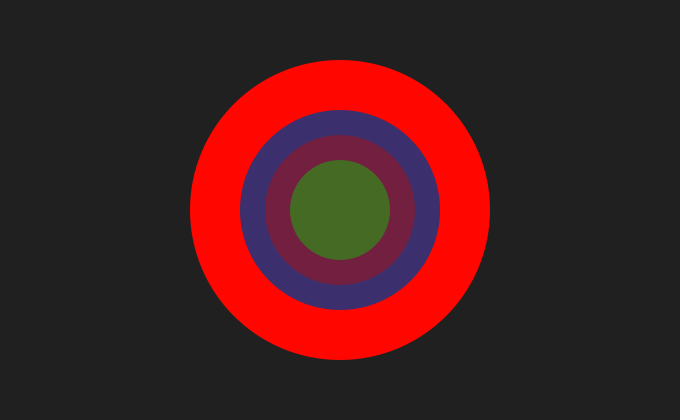
Frame 1 (no input)
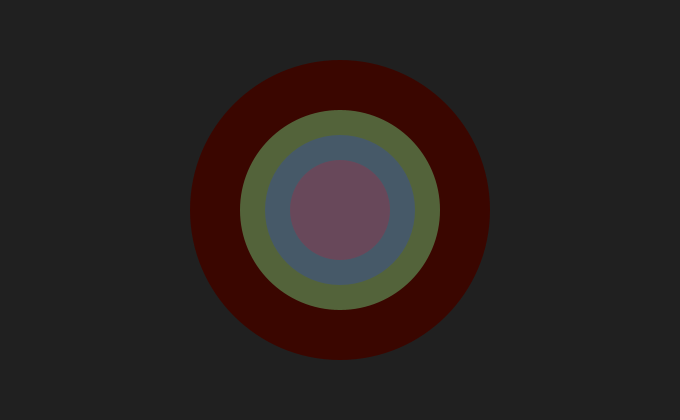
Frame 60 (the mouse pressed at the canvas centre just before this capture)
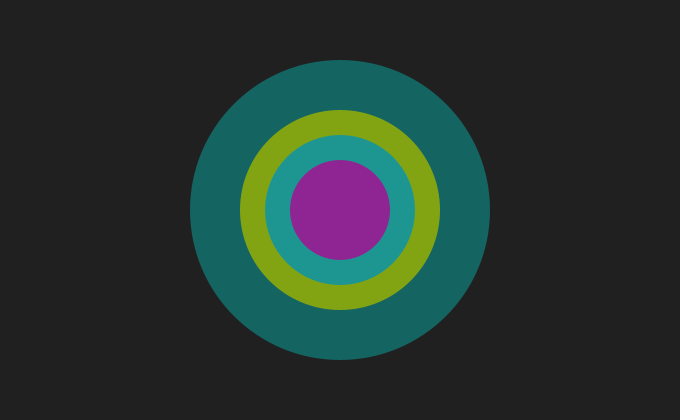
Frame 120 (the mouse held since frame 60 and released just before this capture)

The Processing sketch that drew these frames (run headless with seeded random() and noise(); from frame 60 on, the mouse is pressed at the canvas centre):

// Processing sketch: sketch_02_11_Workhorses_LerpColor
// ── sketch_02_11_Workhorses_LerpColor.pde
// 1. The larger point here is to decide when you want to
//    treat the components of a color (R, G, B / H, S, B) or of
//    a position (X, Y, Z) as one group and when to work with
//    them separately, increasing just x or just G.

// 1. The same concept of linear interpolation can be
//    applied to colors.

color current;
color origin;
color destin;
color target;

float fadeTime = 0.025;

float r = 27, g = 54, b = 127;
int rdir = 1, gdir = 1, bdir = -1;

void setup() {
  size(680, 420);
  background(64);
  noStroke();

  origin = color(255, 0, 0);
  destin = color(255, 255, 0);
  target = destin;
  current = origin;
}

void draw() {
  background(32);

  current = lerpColor(current, target, fadeTime);
  println(hex(current));
  target = color(0, 
    map(mouseX, 0, width, 0, 255), 
    map(mouseY, 0, height, 0, 255));

  if (r >= 255 || r <= 0) { 
    rdir *= -1;
  }
  r = r + (1 * rdir);

  if (g >= 255 || g <= 0) { 
    gdir *= -1;
  }
  g = g + (1 * gdir);

  if (b >= 255 || b <= 0) { 
    bdir *= -1;
  }
  b = b + (1 * bdir);

  fill(current);
  ellipse(340, 210, 300, 300);
  fill(r, g, b, 220);
  ellipse(340, 210, 200, 200);
  fill(b, r, g, 210);
  ellipse(340, 210, 150, 150);
  fill(g, b, r, 200);
  ellipse(340, 210, 100, 100);
}
